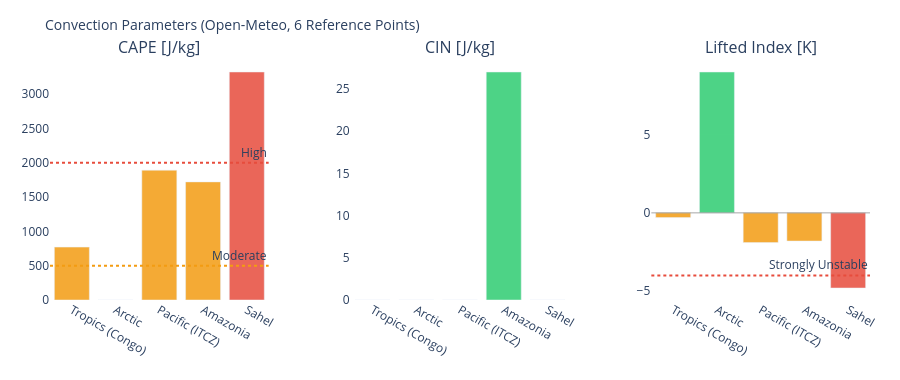

The code cell stored with this chart in its notebook:
### Markdown cell above
---
## 3. Visualizations

### Code cell
# ============================================================
# CAPE / CIN / LIFTED INDEX – Convection potential
# ============================================================

if not df_atm.empty:
    fig = make_subplots(
        rows=1, cols=3,
        subplot_titles=['CAPE [J/kg]', 'CIN [J/kg]', 'Lifted Index [K]'],
        horizontal_spacing=0.1
    )
    pts = df_atm['point'].tolist()
    pt_colors = ['#E85D24','#185FA5','#888780','#378ADD','#639922','#F2A623']

    # CAPE – höher = mehr Gewitterpotential
    cape_vals = df_atm['cape'].fillna(0).tolist()
    cape_colors = ['#e74c3c' if v > 2000 else '#f39c12' if v > 500 else '#2ecc71'
                   for v in cape_vals]
    fig.add_trace(go.Bar(x=pts, y=cape_vals, marker_color=cape_colors,
                         opacity=0.85, showlegend=False), row=1, col=1)
    fig.add_hline(y=2000, line_dash='dot', line_color='#e74c3c',
                  annotation_text='High', row=1, col=1)
    fig.add_hline(y=500,  line_dash='dot', line_color='#f39c12',
                  annotation_text='Moderate', row=1, col=1)

    # CIN – negativer = stärker gedeckelt (weniger Auslöse)
    cin_vals = df_atm['cin'].fillna(0).tolist()
    cin_colors = ['#e74c3c' if v < -200 else '#f39c12' if v < -50 else '#2ecc71'
                  for v in cin_vals]
    fig.add_trace(go.Bar(x=pts, y=cin_vals, marker_color=cin_colors,
                         opacity=0.85, showlegend=False), row=1, col=2)

    # Lifted Index – negativ = instabil
    li_vals = df_atm['li'].fillna(0).tolist()
    li_colors = ['#e74c3c' if v < -4 else '#f39c12' if v < 0 else '#2ecc71'
                 for v in li_vals]
    fig.add_trace(go.Bar(x=pts, y=li_vals, marker_color=li_colors,
                         opacity=0.85, showlegend=False), row=1, col=3)
    fig.add_hline(y=0, line_color='gray', line_width=0.7, row=1, col=3)
    fig.add_hline(y=-4, line_dash='dot', line_color='#e74c3c',
                  annotation_text='Strongly Unstable', row=1, col=3)

    fig.update_layout(
        title=dict(text='Convection Parameters (Open-Meteo, 6 Reference Points)', font=dict(size=14)),
        height=380, plot_bgcolor='rgba(0,0,0,0)', paper_bgcolor='rgba(0,0,0,0)',
        margin=dict(l=50, r=30, t=60, b=80)
    )
    fig.update_xaxes(tickangle=30)
    fig.show()

### Figure 1 — Plotly figure (JSON) as saved in the notebook; plotly's stock layout.template omitted (floating-point values rounded to 4 significant figures)
{"data": [{"marker": {"color": ["#f39c12", "#2ecc71", "#f39c12", "#f39c12", "#e74c3c"]}, "opacity": 0.85, "showlegend": false, "type": "bar", "x": ["Tropics (Congo)", "Arctic", "Pacific (ITCZ)", "Amazonia", "Sahel"], "xaxis": "x", "y": [770.0, 0.0, 1890.0, 1720.0, 3320.0], "yaxis": "y"}, {"marker": {"color": ["#2ecc71", "#2ecc71", "#2ecc71", "#2ecc71", "#2ecc71"]}, "opacity": 0.85, "showlegend": false, "type": "bar", "x": ["Tropics (Congo)", "Arctic", "Pacific (ITCZ)", "Amazonia", "Sahel"], "xaxis": "x2", "y": [0.0, 0.0, 0.0, 27.0, 0.0], "yaxis": "y2"}, {"marker": {"color": ["#f39c12", "#2ecc71", "#f39c12", "#f39c12", "#e74c3c"]}, "opacity": 0.85, "showlegend": false, "type": "bar", "x": ["Tropics (Congo)", "Arctic", "Pacific (ITCZ)", "Amazonia", "Sahel"], "xaxis": "x3", "y": [-0.3, 9.0, -1.9, -1.8, -4.8], "yaxis": "y3"}], "layout": {"annotations": [{"font": {"size": 16}, "showarrow": false, "text": "CAPE [J/kg]", "x": 0.1333, "xanchor": "center", "xref": "paper", "y": 1.0, "yanchor": "bottom", "yref": "paper"}, {"font": {"size": 16}, "showarrow": false, "text": "CIN [J/kg]", "x": 0.5, "xanchor": "center", "xref": "paper", "y": 1.0, "yanchor": "bottom", "yref": "paper"}, {"font": {"size": 16}, "showarrow": false, "text": "Lifted Index [K]", "x": 0.8667, "xanchor": "center", "xref": "paper", "y": 1.0, "yanchor": "bottom", "yref": "paper"}, {"showarrow": false, "text": "High", "x": 1, "xanchor": "right", "xref": "x domain", "y": 2000, "yanchor": "bottom", "yref": "y"}, {"showarrow": false, "text": "Moderate", "x": 1, "xanchor": "right", "xref": "x domain", "y": 500, "yanchor": "bottom", "yref": "y"}, {"showarrow": false, "text": "Strongly Unstable", "x": 1, "xanchor": "right", "xref": "x3 domain", "y": -4, "yanchor": "bottom", "yref": "y3"}], "height": 380, "margin": {"b": 80, "l": 50, "r": 30, "t": 60}, "paper_bgcolor": "rgba(0,0,0,0)", "plot_bgcolor": "rgba(0,0,0,0)", "shapes": [{"line": {"color": "#e74c3c", "dash": "dot"}, "type": "line", "x0": 0, "x1": 1, "xref": "x domain", "y0": 2000, "y1": 2000, "yref": "y"}, {"line": {"color": "#f39c12", "dash": "dot"}, "type": "line", "x0": 0, "x1": 1, "xref": "x domain", "y0": 500, "y1": 500, "yref": "y"}, {"line": {"color": "gray", "width": 0.7}, "type": "line", "x0": 0, "x1": 1, "xref": "x3 domain", "y0": 0, "y1": 0, "yref": "y3"}, {"line": {"color": "#e74c3c", "dash": "dot"}, "type": "line", "x0": 0, "x1": 1, "xref": "x3 domain", "y0": -4, "y1": -4, "yref": "y3"}], "title": {"font": {"size": 14}, "text": "Convection Parameters (Open-Meteo, 6 Reference Points)"}, "xaxis": {"anchor": "y", "domain": [0.0, 0.2667], "tickangle": 30}, "xaxis2": {"anchor": "y2", "domain": [0.3667, 0.6333], "tickangle": 30}, "xaxis3": {"anchor": "y3", "domain": [0.7333, 1.0], "tickangle": 30}, "yaxis": {"anchor": "x", "domain": [0.0, 1.0]}, "yaxis2": {"anchor": "x2", "domain": [0.0, 1.0]}, "yaxis3": {"anchor": "x3", "domain": [0.0, 1.0]}}}
